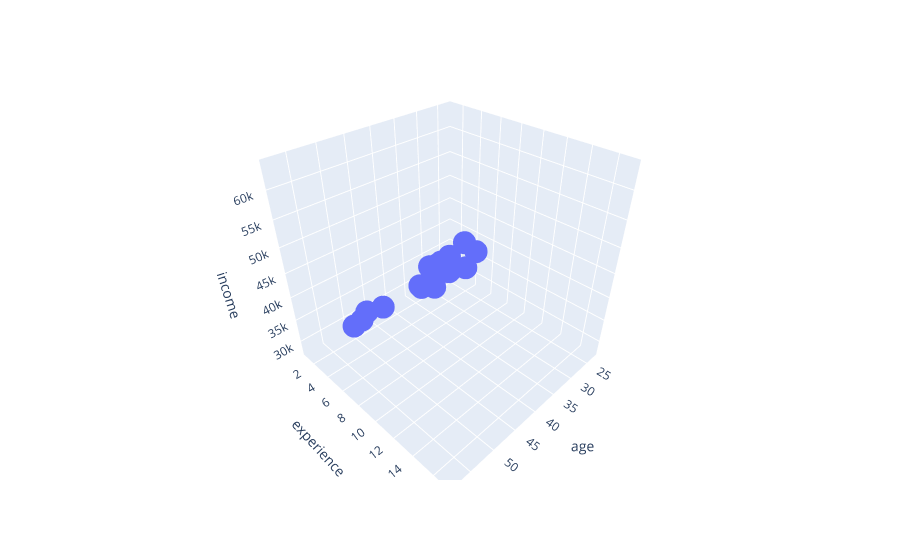

The code cell stored with this chart in its notebook:
### Code cell
fig = px.scatter_3d(df, x = "age", y="experience", z = "income")
fig.show()

### Figure 1 — Plotly figure (JSON) as saved in the notebook; plotly's stock layout.template omitted (floating-point values rounded to 4 significant figures)
{"data": [{"hovertemplate": "age=%{x}<br>experience=%{y}<br>income=%{z}<extra></extra>", "legendgroup": "", "marker": {"color": "#636efa", "symbol": "circle"}, "mode": "markers", "name": "", "scene": "scene", "showlegend": false, "type": "scatter3d", "x": [25, 30, 47, 32, 43, 51, 28, 33, 37, 39, 29, 47, 54, 51, 44, 41, 58, 23, 44, 37], "y": [1, 3, 2, 5, 10, 7, 5, 4, 5, 8, 1, 9, 5, 4, 12, 6, 17, 1, 9, 10], "z": [30450, 35670, 31580, 40130, 47830, 41630, 41340, 37650, 40250, 45150, 27840, 46110, 36720, 34800, 51300, 38900, 63600, 30870, 44190, 48700]}], "layout": {"legend": {"tracegroupgap": 0}, "margin": {"t": 60}, "scene": {"domain": {"x": [0, 1], "y": [0, 1]}, "xaxis": {"title": {"text": "age"}}, "yaxis": {"title": {"text": "experience"}}, "zaxis": {"title": {"text": "income"}}}}}
